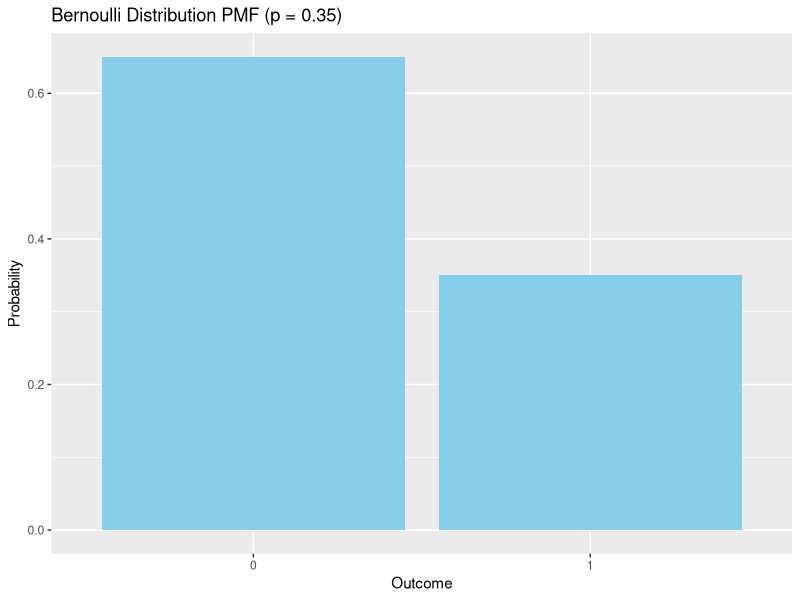
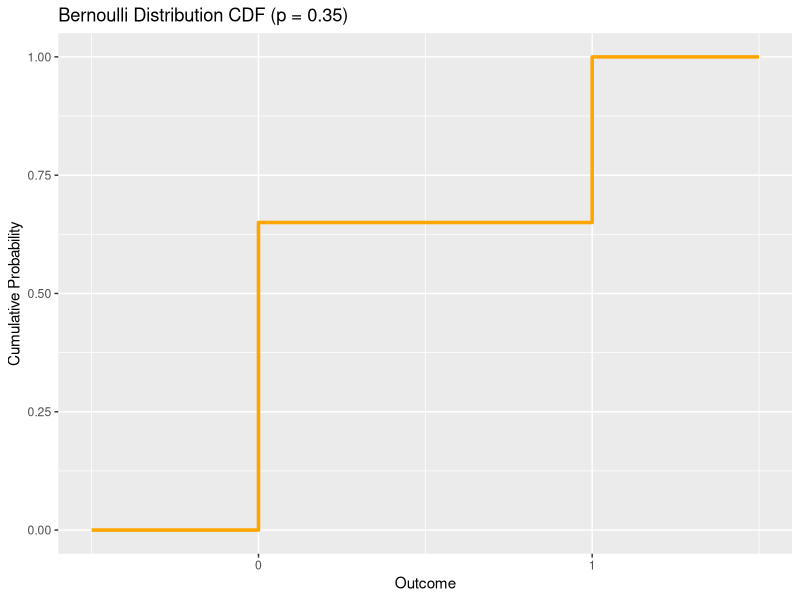
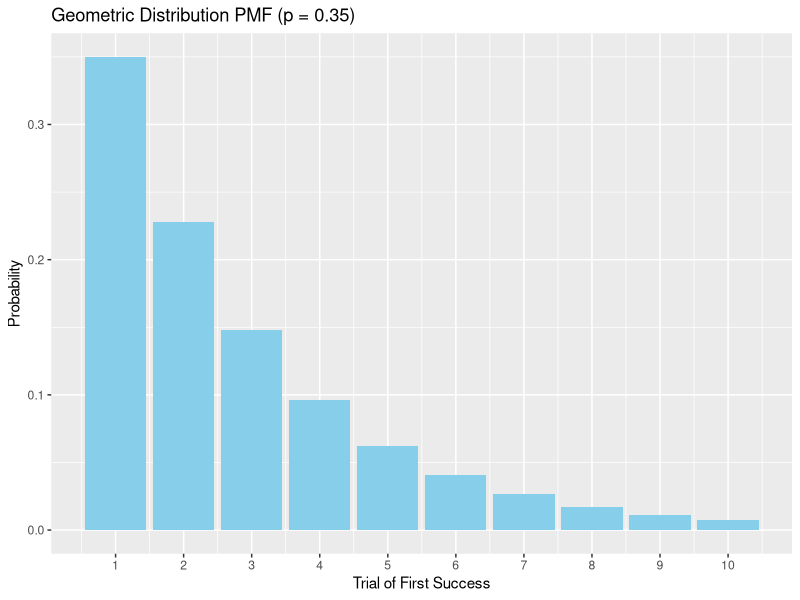
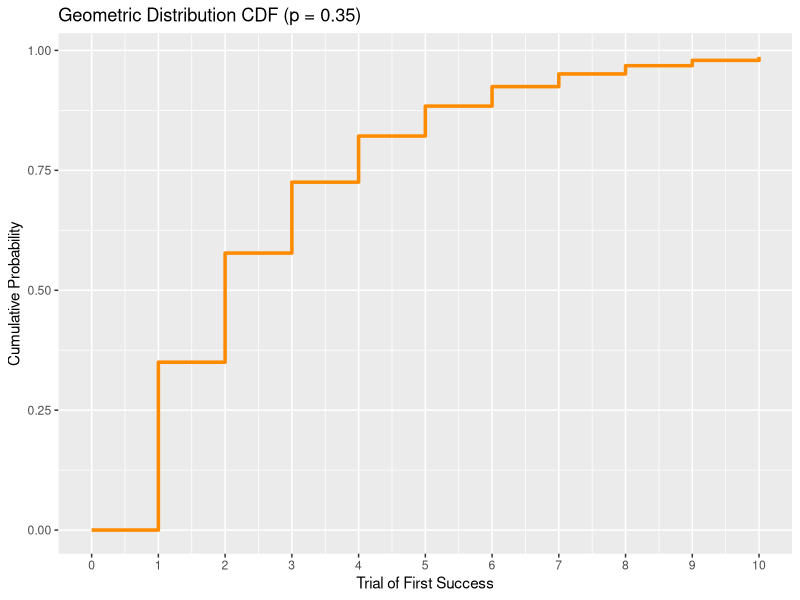

The R script that drew these images, in order:
library(ggplot2)

# Parameters
p <- 0.35
n_max <- 10
outcomes <- 1:n_max

# Bernoulli PMF
bernoulli_pmf <- data.frame(
  outcome = c(0, 1),
  probabilities = c(1 - p, p)
) 
bern_pmf_plot <- ggplot(data = bernoulli_pmf, aes(x = factor(outcome), y = probabilities)) +
  geom_bar(stat = "identity", fill = "skyblue") +
  scale_x_discrete(breaks = c(0, 1)) +
  labs(title = "Bernoulli Distribution PMF (p = 0.35)",
       x = "Outcome",
       y = "Probability")
ggsave("Bernoulli_PMF.png", bern_pmf_plot, width = 4, height = 2.5, units = "in")

# Bernoulli CDF
bernoulli_cdf <- data.frame(
  outcome = c(-0.5, 0, 1, 1.5),
  cumulative = c(0, 1 - p, 1, 1)
)
bern_cdf_plot <- ggplot(data = bernoulli_cdf, aes(x = outcome, y = cumulative)) +
  geom_step(direction = "hv", size = 1.2, color = "orange") +
  scale_x_continuous(breaks = c(0, 1)) +
  labs(title = "Bernoulli Distribution CDF (p = 0.35)",
       x = "Outcome",
       y = "Cumulative Probability")  
ggsave("Bernoulli_CDF.png", bern_cdf_plot, width = 4, height = 2.5, units = "in")

# Geometric PMF
pmf <- dgeom(outcomes - 1, prob = p) # R's dgeom uses number of failures before first success
theoretical_pmf <- data.frame(outcomes, probabilities = pmf)

geom_pmf_plot <- ggplot(data = theoretical_pmf, aes(x = outcomes, y = probabilities)) +
  geom_bar(stat = "identity", fill = "skyblue") +
  scale_x_continuous(breaks = 1:n_max) +
  labs(title = "Geometric Distribution PMF (p = 0.35)",
       x = "Trial of First Success",
       y = "Probability")
ggsave("Geometric_PMF.png", geom_pmf_plot, width = 4, height = 2.5, units = "in")

# Geometric CDF
cdf <- pgeom(outcomes - 1, prob = p)
theoretical_cdf <- data.frame(
  outcomes = c(0, outcomes),
  cumulative = c(0, cdf)
)

geom_cdf_plot <- ggplot(data = theoretical_cdf, aes(x = outcomes, y = cumulative)) +
  geom_step(direction = "hv", size = 1.2, color = "darkorange") +
  scale_x_continuous(breaks = c(0, 1:n_max)) +
  labs(title = "Geometric Distribution CDF (p = 0.35)",
       x = "Trial of First Success",
       y = "Cumulative Probability")
ggsave("Geometric_CDF.png", geom_cdf_plot, width = 4, height = 2.5, units = "in")
